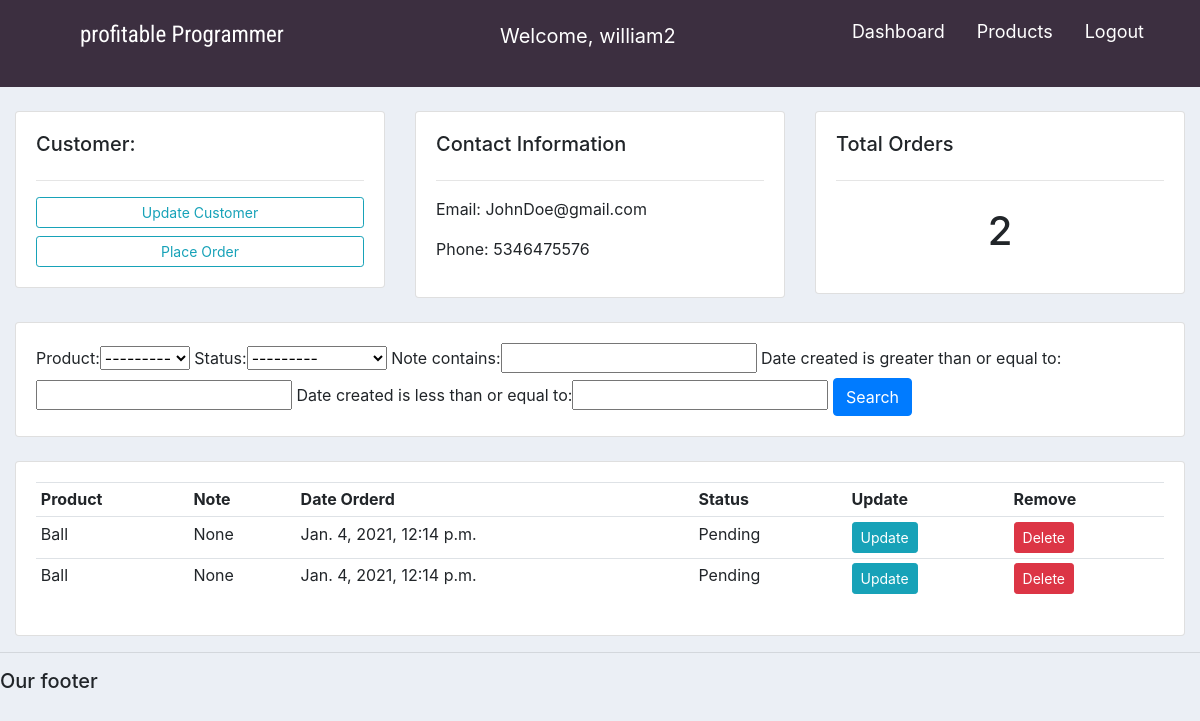
The app's page /customer/1/ (signed in) with its own data.
### accounts/models.py (models this page shows, shortened)
class Customer(models.Model):
	user = models.OneToOneField(User, null=True, blank=True, on_delete=models.CASCADE)
	name = models.CharField(max_length=200, null=True)
	phone = models.CharField(max_length=200, null=True)
	email = models.CharField(max_length=200, null=True)
	profile_pic = models.ImageField(default="profile3.png", null=True, blank=True)
	date_created = models.DateTimeField(auto_now_add=True, null=True)

class Order(models.Model):
	STATUS = (
			('Pending', 'Pending'),
			('Out for delivery', 'Out for delivery'),
			('Delivered', 'Delivered'),
			)
	customer = models.ForeignKey(Customer, null=True, on_delete= models.SET_NULL)
	product = models.ForeignKey(Product, null=True, on_delete= models.SET_NULL)
	date_created = models.DateTimeField(auto_now_add=True, null=True)
	status = models.CharField(max_length=200, null=True, choices=STATUS)
	note = models.CharField(max_length=1000, null=True, blank=True)

class Product(models.Model):
	CATEGORY = (
			('Indoor', 'Indoor'),
			('Out Door', 'Out Door'),
			)
	name = models.CharField(max_length=200, null=True)
	price = models.FloatField(null=True)
	category = models.CharField(max_length=200, null=True, choices=CATEGORY)
	description = models.CharField(max_length=200, null=True, blank=True)
	date_created = models.DateTimeField(auto_now_add=True, null=True)
	tags = models.ManyToManyField(Tag)
	def __str__(self):
		return self.name

### accounts/decorators.py (the view)
		def wrapper_func(request, *args, **kwargs):
			group = None
			if request.user.groups.exists():
				group = request.user.groups.all()[0].name
			if group in allowed_roles:
				return view_func(request, *args, **kwargs)
			else:
				return HttpResponse('you are not authorised to view this page')

### accounts/views.py (called while the page is built)
@login_required(login_url='login')
@allowed_users(allowed_roles=['admin'])
def customer(request, pk_test):
	customer = Customer.objects.get(id=pk_test)
	orders = customer.order_set.all()
	order_count = orders.count()
	myFilter = OrderFilter(request.GET, queryset=orders)
	orders = myFilter.qs
	context = {'customer':customer, 'orders':orders, 'order_count':order_count,
	'myFilter':myFilter}
	return render(request, 'accounts/customer.html',context)

### accounts/templates/accounts/customer.html
{%  extends 'accounts/base.html' %}
{% block content %}
	<br>
<div class="row">
	<div class="col-md">
		<div class="card card-body">
			<h5>Customer:</h5>
			<hr>
			<a class="btn btn-outline-info  btn-sm btn-block" href="">Update Customer</a>
			<a class="btn btn-outline-info  btn-sm btn-block" href="{% url 'create_order' customer.id %}">Place Order</a>
		</div>
	</div>
	<div class="col-md">
		<div class="card card-body">
			<h5>Contact Information</h5>
			<hr>
			<p>Email: {{customer.email}}</p>
			<p>Phone: {{customer.phone}}</p>
		</div>
	</div>
	<div class="col-md">
		<div class="card card-body">
			<h5>Total Orders</h5>
			<hr>
			<h1 style="text-align: center;padding: 10px">{{order_count}}</h1>
		</div>
	</div>
</div>
<br>
<div class="row">
	<div class="col">
		<div class="card card-body">
			<form method="get">
				{{myFilter.form}}
		    <button class="btn btn-primary" type="submit">Search</button>
		  </form>
		</div>
	</div>
</div>
<br>
<div class="row">
	<div class="col-md">
		<div class="card card-body">
			<table class="table table-sm">
				<tr>
					<th>Product</th>
					<th>Note</th>
					<th>Date Orderd</th>
					<th>Status</th>
					<th>Update</th>
					<th>Remove</th>
				</tr>
				{% for order in orders %}
				<tr>
					<td>{{order.product}}</td>
					<td>{{order.note}}</td>
					<td>{{order.date_created}}</td>
					<td>{{order.status}}</td>
					<td><a class="btn btn-sm btn-info" href="{% url 'update_order' order.id %}">Update</a></td>
					<td><a class="btn btn-sm btn-danger" href="{% url 'delete_order' order.id %}">Delete</a></td>
				</tr>
				{% endfor %}
			</table>
		</div>
	</div>
</div>
{% endblock %}

### accounts/templates/accounts/navbar.html (shortened to what this page needs)
{% load static %}
<!DOCTYPE html>
<html>
<head>
    <link rel="stylesheet"  href="https://stackpath.bootstrapcdn.com/font-awesome/4.7.0/css/font-awesome.min.css">
</head>
<body>
    <nav>
        <ul>
             {% if request.user.is_staff %}
          <li class="logo">profitable Programmer</li>
          <li class="items"><a href="{% url 'home' %}">Dashboard</a></li>
          <li class="items"><a href="{% url 'products' %}">Products</a></li>
          <li class="items"><a  href="{% url 'logout' %}">Logout</a></li>
          <li id="greet" >Welcome, {{request.user}}</li>
              {% else %}
          <li class="logo">profitable Programmer</li>
          <li class="items" ><a href="{% url 'account' %}">Settings</a></li>
          <li class="items" ><a  href="{% url 'logout' %}">Logout</a></li>
          <li id="greet">Welcome, {{request.user}}</li>
          <li class="btn"><i class="fa fa-bars" aria-hidden="true"></i></li>
               {% endif %}
        </ul>
    </nav>
</body>
</html>

### static/css/main.css (style rules this page uses)
body { background-color: #ebeff5; }

### static/css/navbar.css (style rules this page uses)
nav { background: #3c2f40; padding: 3px 40px; }
nav ul { list-style: none; display: flex; flex-wrap: wrap; justify-content: center; transition: all 0.3s; }
nav ul li { padding: 15px 0; cursor: pointer; }
nav ul li.items { position: relative; width: auto; margin: 0 16px; text-align: left; order: 3; }
nav ul li.items:after { position: absolute; content: ''; left: 0; bottom: 9px; height: 2px; width: 100%; background: #33ffff; opacity: 0; transition: all 0.2s linear; }
nav ul li.logo { flex: 1; color: #fff; font-size: 23px; font-weight: 500px; font-family: 'Roboto Condensed', sans-serif; cursor: default; user-select: none; }
nav ul li a { color: #ffffff; font-size: 18px; text-decoration: none; }
#greet { color: #fff; font-size: 20px; font-weight: 18px; flex: 0.8; padding-top: 18px; }

### records on screen
Customer: email "JohnDoe@gmail.com", phone "5346475576"
Order: product "Ball", note "None", date_created "Jan. 4, 2021, 12:14 p.m.", status "Pending"
Order: product "Ball", note "None", date_created "Jan. 4, 2021, 12:14 p.m.", status "Pending"

### other values on screen
{{ request.user }} "william2"
{{ order_count }} "2"
